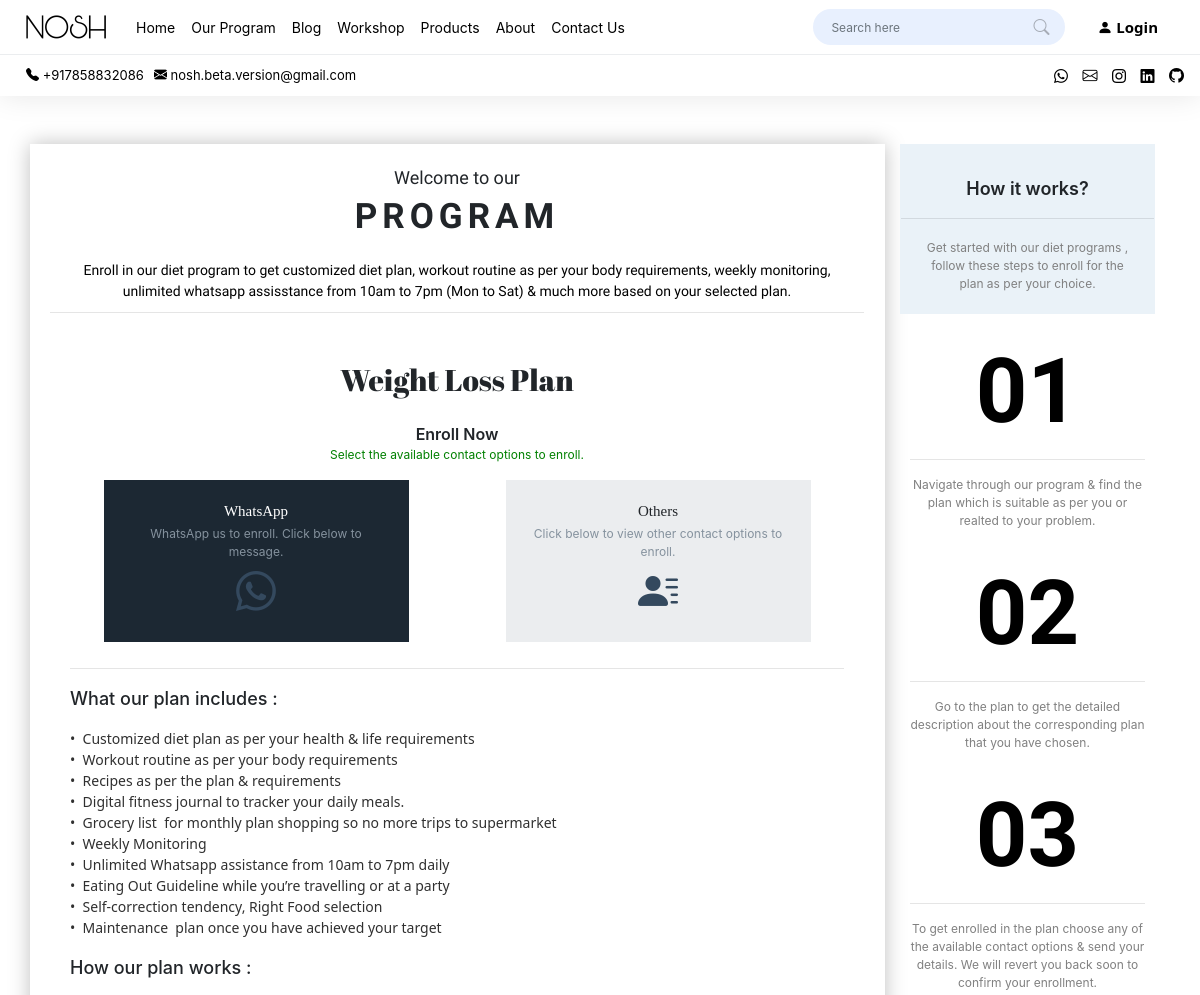
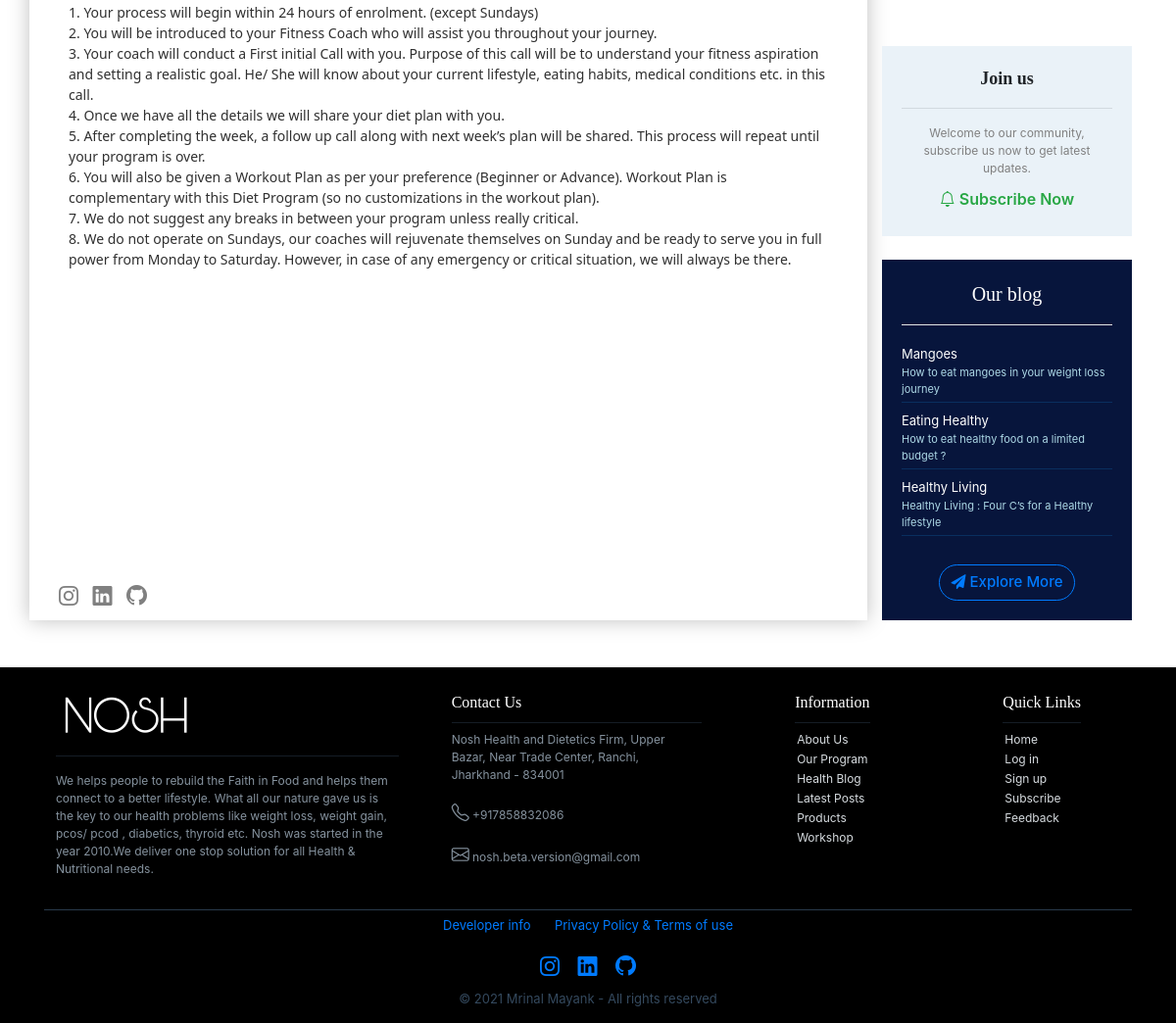
Screenshot of /1/view_program/ with the database file from the repository (2 pictures, top to bottom).
### MAINAPP/models.py (models this page shows, shortened)
class Program(models.Model):
	plan_name = models.CharField(max_length=300,blank=True)
	about_plan=models.TextField(blank=True,help_text="Keep it short")
	plan_introduction =models.TextField(blank=True ,help_text="mandatory field")
	plan_description_A=models.TextField(blank=True,help_text="What our plans include (mandatory field)")
	plan_description_B=models.TextField(blank=True,help_text="How our plan works (mandatory field)")
	plan_conclusion=models.TextField(blank=True ,help_text="You can also use it as end note , it appears in bold (not a mandatory field)")
	plan_image = models.ImageField(null=True, blank=True , help_text="crop image as square before upload to get uniform size in the page")
	add_plan_to_home = models.BooleanField(default=False,null=True, blank=True ,help_text="Yes will enable to display it on home page (display max 3 plans in home page)")

class HealthBlog(models.Model):
	name = models.CharField(max_length=200,blank=True,help_text="Keep name short(max 4 to 5 words)")
	caption = models.CharField(max_length=500,blank=True,help_text="Keep caption short(max 2 lines)")
	posted_on=models.DateField(blank=True,default=timezone.now,help_text="mandatory field")
	posted_by =models.CharField(max_length=200,blank=True,help_text="Add author name")
	introduction =models.TextField(blank=True,help_text="this text will be visible in flip card back")
	description =models.TextField(blank=True ,help_text="this text will be visible  in read more")
	conclusion=models.TextField(blank=True , help_text="this text will be visible in read more")
	image = models.ImageField(null=True, blank=True , help_text="crop image as square before upload to get uniform size in the page")
	add_to_home = models.BooleanField(default=False,null=True, blank=True ,help_text="Yes will enable to display it on home page (display max 6 posts in home page)")

### MAINAPP/views.py (the view)
# urls.py: path('<int:id>/view_program/', views.view_program, name="view_program"),
def view_program(request ,id):
	plans = Program.objects.get(id=id)
	topics =reversed(HealthBlog.objects.all().order_by('id'))
	context = {'plans':plans ,'topics':topics}
	return render(request, 'MAINAPP/view_program.html', context)

### templates/MAINAPP/view_program.html (shortened to what this page needs)
{%  extends 'MAINAPP/home.html' %}
{% load static %}
{% block content %}
<br><br><br><br><br><br>
<div class="container">
<div class="row">
<div class="programcards col-lg-9 col-md-8 col-sm-11 col-11" style="padding:20px;margin-left:auto;margin-right:auto;margin-bottom:24px;">
  <p style="font-size:18px;text-align:center;font-family:'Barlow Semi Condensed',sans-serif;margin-bottom:0px;">Welcome to our </p>
  <p style="font-size:35px;text-align:center;font-family:'Barlow Semi Condensed',sans-serif;margin-top:0px;letter-spacing:5px;"><b>PROGRAM</b></p>
  <p style="font-size:14px;text-align:center;color:black;margin:10px;font-family:'Rasa',sans-serif;">
    Enroll in our diet program to get customized diet plan, workout routine as per your body requirements, weekly monitoring,
    unlimited whatsapp assisstance from 10am to 7pm (Mon to Sat) & much more based on your selected plan.</p>
<hr style="margin:0px;"><br>
  <div class="viewprogramgrid" style="padding:20px;">
          <p style="font-size:30px;text-align:center;font-family:'Abril Fatface',sans-serif;margin:0px">{{plans.plan_name}}</p>
            <p style="font-size:16px;margin-bottom:0px;margin-top:20px;text-align:center;font-weight:600;">Enroll Now</p>
          <p style="font-size:12px;color:green;text-align:center;margin0px;">
            Select the available contact options to enroll.</p>
          <div class="row">
            <div class="col-lg-5 col-md-6 col-sm-6 col-11" style="margin-left:auto;margin-right:auto;margin-bottom:10px;display:flex;flex-wrap:wrap;">
                  <div class="enrollA text-center" style="background:#1C2833;margin-left:auto;margin-right:auto;padding:20px;width:100%;">
                    <p style="font-size:15px;font-weight:400;margin-bottom:3px;
                    font-family:Segoe UI Semibold;color:white">WhatsApp</p>
                  <p style="font-size:12px;color:#85929E;margin-bottom:1px;">WhatsApp us to enroll. Click below to message.</p>
                  <a href="https://api.whatsapp.com/send/?phone=+917858832086&text=Hello" style="color:#34495E;font-size:40px;">
                  <p style="margin-bottom:0px;"><i class="bi bi-whatsapp glow"></i></p>
                  </a>
                </div>
            </div>
            <div class="col-lg-5 col-md-6 col-sm-6 col-11" style="margin-left:auto;margin-right:auto;display:flex;flex-wrap:wrap;margin-bottom:10px;">
                  <div class="EnrollB text-center" style="background:#EBEDEF;margin-left:auto;margin-right:auto;padding:20px;width:100%;">
                    <p style="font-size:15px;font-weight:400;margin-bottom:3px;
                    font-family:Segoe UI Semibold;">Others</p>
                  <p style="font-size:12px;color:#85929E;margin-bottom:1px;">Click below to view other contact options to enroll.</p>
                  <a href="{% url 'contact' %}" style="color:#34495E;font-size:40px;">
                  <p style="margin-bottom:0px;"><i class="bi bi-person-lines-fill instaglow"></i></p>
                  </a>
                </div>
            </div>
          </div>
    <hr>
<p style="font-size:18px;font-weight:550;">What our plan includes :</p>
<p style="white-space: pre-wrap;font-size:14px;font-family:'Segoe UI', sans-serif;color:#303030 ;">{{plans.plan_description_A}}</p>
<p style="font-size:18px;font-weight:550;">How our plan works :</p>
<p style="white-space: pre-wrap;font-size:14px;font-family:'Segoe UI', sans-serif;color:#303030;">{{plans.plan_description_B}}</p>
  </div>
  <p style="color:transparent">.</p>
  <div style="position:absolute;bottom:0px;">
    <label style="font-size:20px;margin-left:10px;"><a href="https://www.instagram.com/mrinalmayank7/" style="color:grey;"><i class="bi bi-instagram"></i></a></label>
    <label style="font-size:20px;margin-left:10px;"><a href="https://www.linkedin.com/in/mrinal-mayank-bb3112200/" style="color:grey;"><i class="bi bi-linkedin"></i></a></label>
    <label style="font-size:21px;margin-left:10px;"><a href="https://github.com/mrinalmayank7/" style="color:grey;"><i class="bi bi-github"></i></a></label>
  </div>
</div>
<div class="col-lg-3 col-md-4 col-sm-11 col-11" style="margin-left:auto;margin-right:auto;">
 <div class="" style="border:1px solid transparent;background:#EAF2F8 ">
  <p style="font-size:18px;margin-bottom:0px;margin-top:30px;text-align:center;font-weight:600;">How it works?</p>
  <hr>
  <p style="font-size:12px;text-align:center;color:grey;margin:20px;">
    Get started with our diet programs , follow these steps to enroll for the plan as per your choice.</p>
  </div>
  <div class="stepsgrid text-center" style="padding:10px;margin-left:auto;margin-right:auto;">
  <p style="font-size:90px;color:black;font-family:'Barlow Semi Condensed',sans-serif;font-weight:600;margin-bottom:0px;">01</p>
  <hr style="margin-top:0px;">
  <p style="font-size:12px;color:grey;">
    Navigate through our program & find the plan which is suitable as per you or realted to your problem.</p>
  <p style="font-size:90px;color:black;font-family:'Barlow Semi Condensed',sans-serif;font-weight:600;margin-bottom:0px;">02</p>
  <hr style="margin-top:0px;">
  <p style="font-size:12px;color:grey;">
      Go to the plan to get the detailed description about the corresponding plan that you have chosen.</p>
  <p style="font-size:90px;color:black;font-family:'Barlow Semi Condensed',sans-serif;font-weight:600;margin-bottom:0px;">03</p>
  <hr style="margin-top:0px;">
  <p style="font-size:12px;color:grey;">
  To get enrolled in the plan choose any of the available contact options & send your details. We will revert you back soon to
confirm your enrollment.</p>
  </div><br>
  <div class="joinuscard" style="background: #EAF2F8 ;padding:20px;margin-left:auto;margin-right:auto;" >
    <p style="font-size:18px;font-weight:600;margin-bottom:3px;text-align:center;
    font-family:Segoe UI Semibold">Join us</p>
    <hr >
    <div class="text-center">
      <p style="font-size:12px;color:grey;margin-bottom:4px">Welcome to our community, subscribe us now to get latest updates. </p>
      <a class="btn btn-outline-success" href="{% url 'home' %}#subscribe" style="font-weight:600;border-radius:80px;border-width:0px;"><i class="bi bi-bell"></i> Subscribe Now</a>
      </div>
  </div><br>
  <div style="background:#07153C;padding:20px">
  <p style="font-size:20px;margin-bottom:3px;color:white;text-align:center;
  font-family:'Playfair Display', serif;">Our blog</p>
  <hr color="white">
    {% for topic in topics %}
    {% if forloop.counter < 4 %}
    <p style="margin-bottom:0px;"><a data-product="{{ topic.id }}" href="{% url 'read_more' topic.id %}"
      style="font-size:13px;color:white;margin-bottom:0px;">{{topic.name}}</a></p>
      <p style="font-size:11px;color:lightblue;margin-bottom:0px;">{{topic.caption}}</p>
      <hr color="#0A336A"style="margin-top:5px;margin-bottom:5px">
  {% endif %}
  {% endfor %}
  <br>
  <div class="text-center">
    <a class="btn btn-outline-primary" href="{% url 'health_blog' %}"
    style="border-radius:50px;font-size: 15px;font-weight:500;"><i class="fa fa-paper-plane" aria-hidden="true"></i> Explore More</a>
  </div>
</div><br>
</div>
</div>
</div>
<br>
{% endblock content %}

### static/css/main.css (style rules this page uses)
body { padding: 0; margin: 0; }
.homegrid1,.whatsappcard ,.featured_posts ,.intropara ,.slider ,.contactgrid1 ,.feedbackgrid , .contactcard ,.signgrid ,.programcards ,.blog_description { box-shadow:0px 0px 20px 0px rgba(0, 0, 0,0.25); border-bottom:1px solid rgba(255,255,255,0.8); border-right:1px solid rgba(255,255,255,0.8); }

### rows the page displays
Program: plan_name "Weight Loss Plan", plan_description_A "• Customized diet plan as per your health & life requirements • Workout routine as per your body requirements • Recipes as per the plan & requirements • Digital fitness journal to tracker your daily meals. • Grocery list for monthly plan shopping so no more trips to supermarket • Weekly Monitoring • Unlimited Whatsapp assistance from 10am to 7pm daily • Eating Out Guideline while you’re travelling or at a party • Self-correction tendency, Right Food selection • Maintenance plan once you have achieved your target", plan_description_B "1. Your process will begin within 24 hours of enrolment. (except Sundays) 2. You will be introduced to your Fitness Coach who will assist you throughout your journey. 3. Your coach will conduct a First initial Call with you. Purpose of this call will be to understand your fitness aspiration and setting a realistic goal. He/ She will know about your current lifestyle, eating habits, medical conditions etc. in this call. 4. Once we have all the details we will share your diet plan with you. 5. After completing the week, a follow up call along with next week’s plan will be shared. This process will repeat until your program is over. 6. You will also be given a Workout Plan as per your…"
HealthBlog: name "Mangoes", caption "How to eat mangoes in your weight loss journey"
HealthBlog: name "Eating Healthy", caption "How to eat healthy food on a limited budget ?"
HealthBlog: name "Healthy Living", caption "Healthy Living : Four C’s for a Healthy lifestyle"
